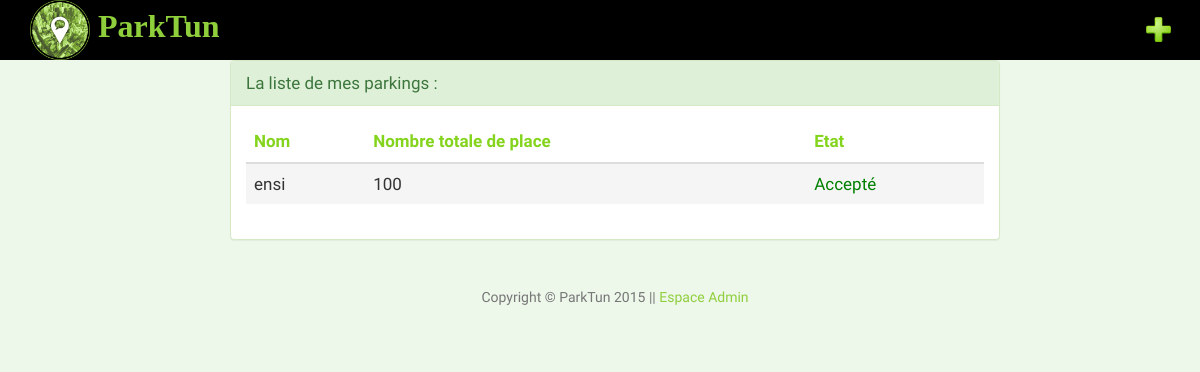
The page /car/my_parking_list/ (signed in) on the database its author committed.
### car/models.py (models this page shows)
class parking(models.Model):
	namepark    =models.CharField(max_length = 128)
	proprietaire=models.ForeignKey(owner)
	nbrplace    =models.IntegerField(default=0,validators=[MinValueValidator(0),MaxValueValidator(10000)])
	place       =models.CharField(max_length=200)     # adresse
	position    =GeopositionField()
	telephone   = models.CharField(max_length = 8)
	prix    =models.IntegerField(default=0,validators=[MinValueValidator(0), MaxValueValidator(500000)])
	accept      = models.BooleanField(default=False)
	nbplacevide  =models.IntegerField(default=0)

### car/views.py (the view)
@login_required
def list_park_owner(request):
	context   =  RequestContext(request)
	if request.user is not None:
		ownercon = owner.objects.get(username=request.user.username)
	list_park=parking.objects.filter(proprietaire=ownercon)
	return render_to_response('car/list_parking.html',{'list_park':list_park},context)

### template/car/list_parking.html (shortened to what this page needs)
{% extends 'car/base.html' %}
{% block body_block %}
<div class="span2"></div>
<div class="span8">
<div class="hero-unit">
	{% if list_park %}
<div class="panel panel-success">
  <div class="panel-heading">La liste de mes parkings :</div>
 <div class="panel-body">
<table class="table">
    <thead>
        <tr>
            <th><font  color="#84D41D">Nom</font></th>
            <th><font  color="#84D41D">Nombre totale de place</font></th>
            <th><font color="#84D41D">Etat</font></th>
        </tr>
    </thead>
<tbody>
{% for parking in list_park %}
        <tr class="active">
            <td>{{ parking.namepark }}</td>
            <td> {{ parking.nbrplace }}</td>
            <td>{% if parking.accept %}
<font color="green"> Accepté </font><br>
{% else %}
<font color="red"> En attente </font><br>
{% endif %}</td>
        </tr>
{% endfor %}
</tbody>
</table>
	{% else %}
	<div class="span9">
	<h1>vous n'avez auccun parking ! </h1>
	<p > si vous voulez ajouter un parking<a href="/car/add_parking"><font size ="2" color="#84D41D"> cliquer ici </font></p>
	</div>
	{% endif %}
</div></div></div></div>
<div class="span2"></div> </div> </div>
{% endblock %}

### static/css/stylish-portfolio.css (style rules this page uses)
html, body { width: 100%; height: 100%; }
body { font-family: "Source Sans Pro","Helvetica Neue",Helvetica,Arial,sans-serif; }

### static/css/agency.css (style rules this page uses)
body { overflow-x: hidden; font-family: "Roboto Slab","Helvetica Neue",Helvetica,Arial,sans-serif; }
body { webkit-tap-highlight-color: #fed136; }

### static/css/main.css (style rules this page uses)
body { font-family: 'Dosis', sans-serif; font-size: 17px; }

### rows shown on the page
parking: namepark "ensi", nbrplace "100", accept "Accepté"
